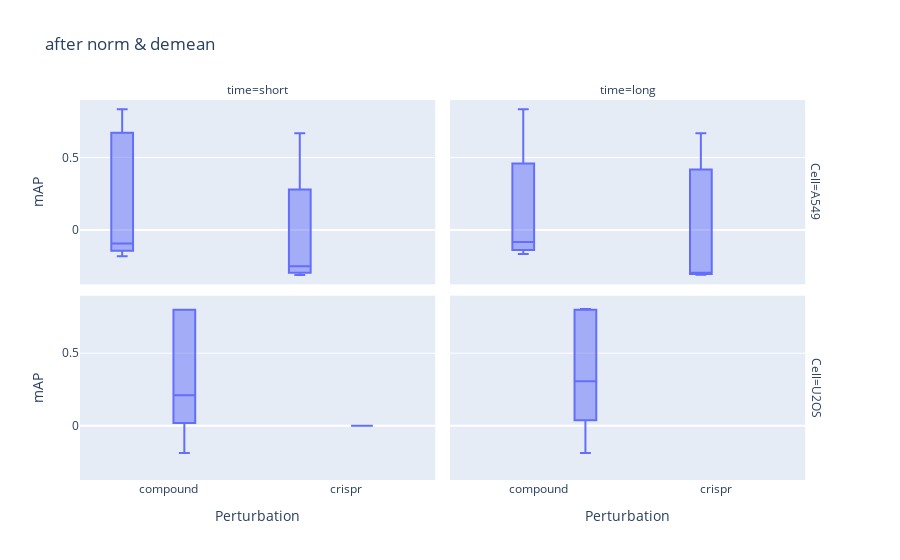

The notebook cell saved with this chart:
### Code cell
fig = px.box(
    data_frame=matching_map_df,
    x="Modality",
    y="mAP",
    facet_row="Cell",
    facet_col="time",title='after norm & demean'
)
fig.update_layout(
    xaxis1=dict(title="Perturbation"),
    xaxis2=dict(title="Perturbation"),
    yaxis1=dict(title="mAP"),
    yaxis3=dict(title="mAP"),
)
#fig.show("png")
#fig.write_image(
#    f"figures/1.CellProfiler_matching_map.png", width=640, height=480, scale=2
#)

### Figure 1 — Plotly figure (JSON) as saved in the notebook; plotly's stock layout.template omitted (floating-point values rounded to 4 significant figures; data arrays with more than 128 entries replaced by an {"elided": "..."} marker saying what was removed)
{"data": [{"alignmentgroup": "True", "hovertemplate": "Cell=A549<br>time=short<br>Modality=%{x}<br>mAP=%{y}<extra></extra>", "legendgroup": "", "marker": {"color": "#636efa"}, "name": "", "notched": false, "offsetgroup": "", "orientation": "v", "showlegend": false, "type": "box", "x": ["compound", "compound", "compound", "compound", "compound", "compound", "compound", "compound", "compound", "compound", "compound", "compound", "compound", "compound", "compound", "compound", "compound", "compound", "compound", "compound", "compound", "compound", "compound", "compound", "compound", "compound", "compound", "compound", "compound", "compound", "compound", "compound", "compound", "compound", "compound", "compound", "compound", "compound", "compound", "compound", "compound", "compound", "compound", "compound", "compound", "compound", "compound", "compound", "compound", "compound", "compound", "compound", "compound", "compound", "compound", "compound", "compound", "compound", "compound", "compound", "compound", "compound", "compound", "compound", "compound", "compound", "compound", "compound", "compound", "compound", "compound", "compound", "compound", "compound", "compound", "compound", "compound", "compound", "compound", "compound", "compound", "compound", "compound", "compound", "compound", "compound", "compound", "compound", "compound", "compound", "compound", "compound", "compound", "compound", "compound", "compound", "compound", "compound", "compound", "compound", "compound", "compound", "compound", "compound", "compound", "crispr", "crispr", "crispr", "crispr", "crispr", "crispr", "crispr", "crispr", "crispr", "crispr", "crispr", "crispr"], "x0": " ", "xaxis": "x3", "y": [-0.06245, -0.08413, 0.8333, 0.8333, -0.1465, -0.146, -0.1442, -0.05152, -0.09387, -0.1533, -0.06892, -0.09343, -0.1431, 0.3788, 0.1548, -0.1296, -0.1256, -0.143, -0.1302, -0.1348, -0.1428, -0.1399, -0.1421, -0.1459, -0.1009, -0.1239, -0.1527, -0.1546, -0.1064, -0.1563, -0.1417, -0.1662, -0.1388, -0.1514, -0.1685, -0.1813, -0.1673, 0.8333, -0.06399, 0.8333, 0.8333, -0.1445, -0.1396, -0.1453, -0.1423, -0.1211, -0.1337, -0.1033, -0.1042, -0.09472, -0.1525, 0.09431, -0.1477, 0.5833, 0.8333, 0.8333, 0.8063, 0.8333, -0.1421, -0.1266, -0.04845, -0.09396, -0.1475, -0.1556, -0.1559, -0.1558, -0.1556, -0.1505, -0.1668, -0.1662, 0.4333, 0.3889, 0.375, 0.3958, 0.4583, 0.4167, 0.3958, 0.4048, 0.3268, 0.4333, 0.3833, 0.8333, 0.8333, 0.4167, -0.05952, 0.4048, -0.0213, -0.142, -0.1382, 0.8063, 0.6674, 0.7507, 0.7507, 0.8333, 0.8333, 0.8063, 0.797, 0.8063, 0.8333, 0.8333, 0.6952, 0.7507, 0.6789, 0.8333, 0.8333, 0.2667, -0.2434, -0.3115, -0.2935, 0.2667, -0.287, -0.2978, -0.3075, -0.2589, 0.6667, 0.2917, 0.6667], "y0": " ", "yaxis": "y3"}, {"alignmentgroup": "True", "hovertemplate": "Cell=A549<br>time=long<br>Modality=%{x}<br>mAP=%{y}<extra></extra>", "legendgroup": "", "marker": {"color": "#636efa"}, "name": "", "notched": false, "offsetgroup": "", "orientation": "v", "showlegend": false, "type": "box", "x": {"elided": "234 str values"}, "x0": " ", "xaxis": "x4", "y": {"elided": "234 float values"}, "y0": " ", "yaxis": "y4"}, {"alignmentgroup": "True", "hovertemplate": "Cell=U2OS<br>time=short<br>Modality=%{x}<br>mAP=%{y}<extra></extra>", "legendgroup": "", "marker": {"color": "#636efa"}, "name": "", "notched": false, "offsetgroup": "", "orientation": "v", "showlegend": false, "type": "box", "x": {"elided": "385 str values"}, "x0": " ", "xaxis": "x", "y": {"elided": "385 float values"}, "y0": " ", "yaxis": "y"}, {"alignmentgroup": "True", "hovertemplate": "Cell=U2OS<br>time=long<br>Modality=%{x}<br>mAP=%{y}<extra></extra>", "legendgroup": "", "marker": {"color": "#636efa"}, "name": "", "notched": false, "offsetgroup": "", "orientation": "v", "showlegend": false, "type": "box", "x": {"elided": "384 str values"}, "x0": " ", "xaxis": "x2", "y": {"elided": "384 float values"}, "y0": " ", "yaxis": "y2"}], "layout": {"annotations": [{"font": {}, "showarrow": false, "text": "time=short", "x": 0.24, "xanchor": "center", "xref": "paper", "y": 1, "yanchor": "bottom", "yref": "paper"}, {"font": {}, "showarrow": false, "text": "time=long", "x": 0.74, "xanchor": "center", "xref": "paper", "y": 1, "yanchor": "bottom", "yref": "paper"}, {"font": {}, "showarrow": false, "text": "Cell=U2OS", "textangle": 90, "x": 0.98, "xanchor": "left", "xref": "paper", "y": 0.2425, "yanchor": "middle", "yref": "paper"}, {"font": {}, "showarrow": false, "text": "Cell=A549", "textangle": 90, "x": 0.98, "xanchor": "left", "xref": "paper", "y": 0.7575, "yanchor": "middle", "yref": "paper"}], "boxmode": "group", "legend": {"tracegroupgap": 0}, "title": {"text": "after norm & demean"}, "xaxis": {"anchor": "y", "domain": [0, 0.48], "title": {"text": "Perturbation"}}, "xaxis2": {"anchor": "y2", "domain": [0.5, 0.98], "matches": "x", "title": {"text": "Perturbation"}}, "xaxis3": {"anchor": "y3", "domain": [0, 0.48], "matches": "x", "showticklabels": false}, "xaxis4": {"anchor": "y4", "domain": [0.5, 0.98], "matches": "x", "showticklabels": false}, "yaxis": {"anchor": "x", "domain": [0, 0.485], "title": {"text": "mAP"}}, "yaxis2": {"anchor": "x2", "domain": [0, 0.485], "matches": "y", "showticklabels": false}, "yaxis3": {"anchor": "x3", "domain": [0.515, 1], "matches": "y", "title": {"text": "mAP"}}, "yaxis4": {"anchor": "x4", "domain": [0.515, 1], "matches": "y", "showticklabels": false}}}
